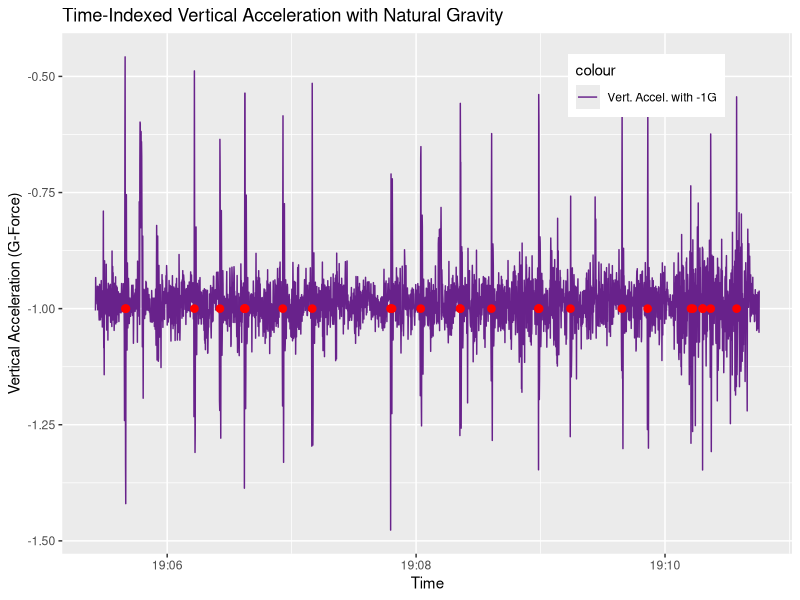
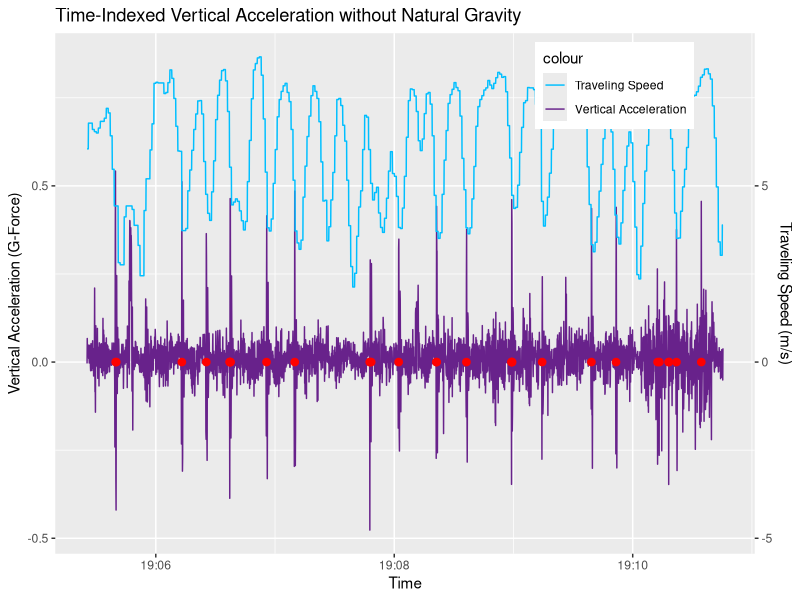
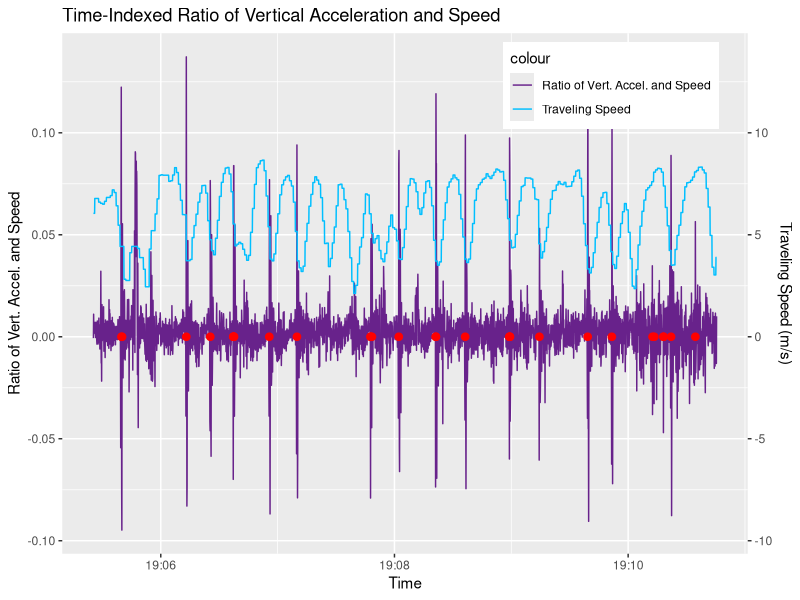
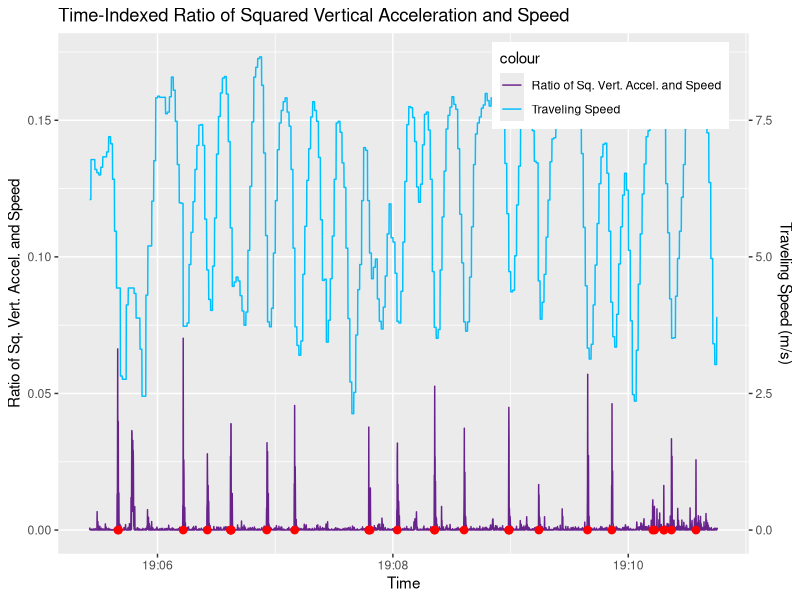
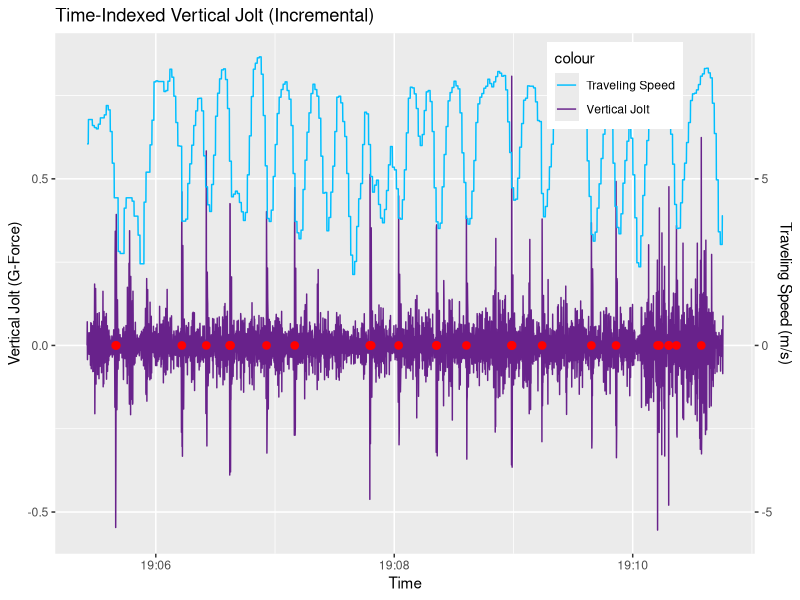
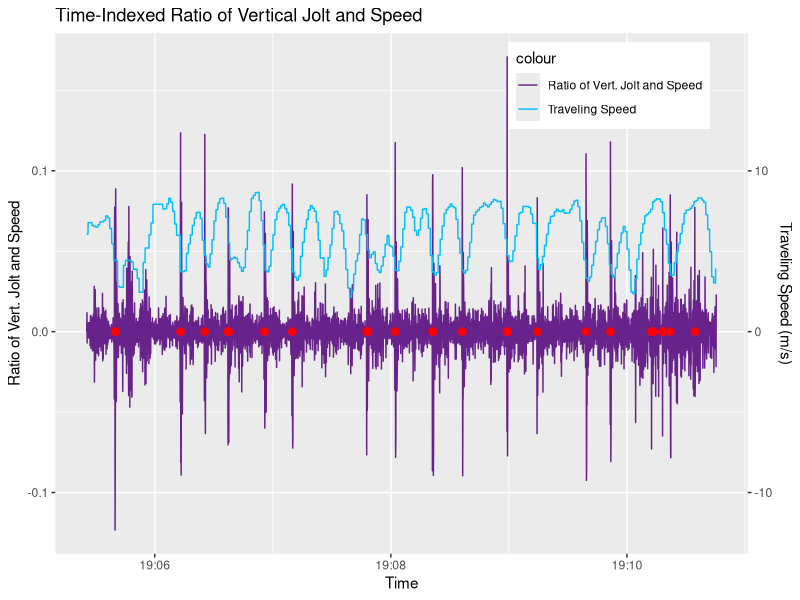
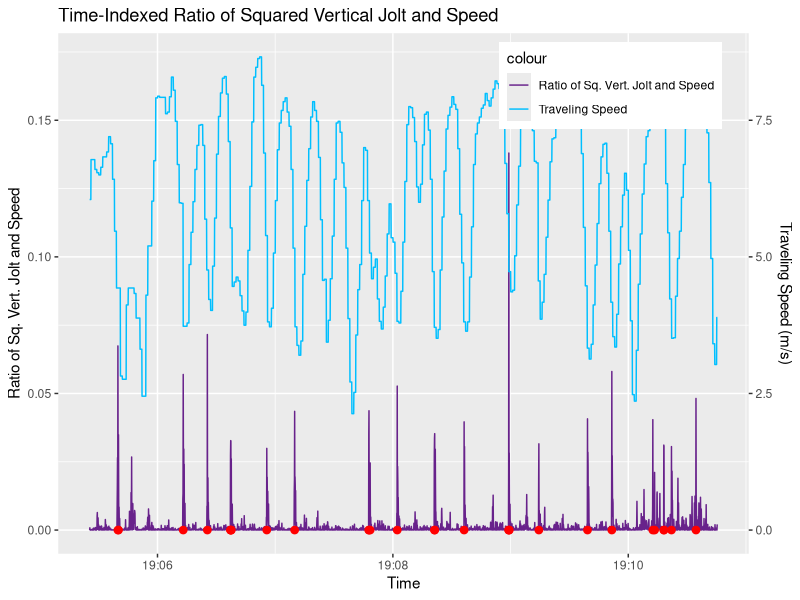
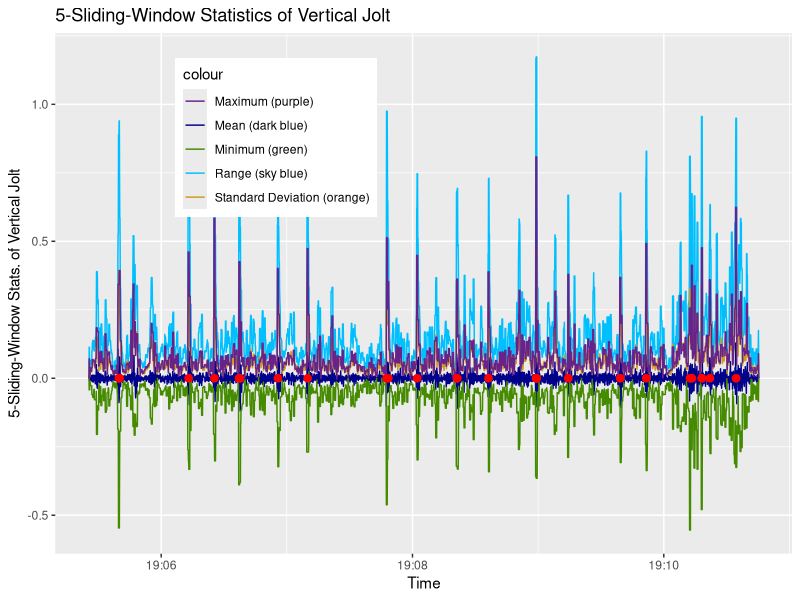

Write the R code that produced these figures, in order.
## ---- chunk 1
knitr::opts_chunk$set(echo = TRUE)
## ---- chunk 2
# load data file
if (!exists("LAV.raw")) {
    LAV.raw <- read.csv("./los_angeles_video.csv")
}
print(nrow(LAV.raw))
## ---- chunk 3
LAV.valid = LAV.raw[, c("Date", "Latitude", "Longitude", "Speed")]
# validate DateTime format
LAV.valid$Date <- as.POSIXct(LAV.valid$Date, format="%Y-%m-%d %H:%M:%OS")
# specify orientation of accelration
LAV.valid$forw_accel = LAV.raw$X
LAV.valid$hori_accel = LAV.raw$Y
LAV.valid$vert_accel_G = LAV.raw$Z
# mark speed bumps
for (i in 1:nrow(LAV.valid)) {
    LAV.valid$speedbump[i] = "no"
}
for (i in c(28, 29, 444, 447, 777, 900, 1018, 1019, 1020, 1022, 1203, 1345, 1723, 1724, 1730, 1868, 2058, 2059, 2209, 2436, 2437, 2439, 2590, 2838, 2962, 3171, 3180, 3227, 3228, 3266, 3391, 3564, 3603, 3925, 4007)) {
    LAV.valid$speedbump[i] = "yes"
}
LAV.valid <- LAV.valid[300:3500, ]
## ---- chunk 4
require(ggplot2)
LAV.vert_accel_G.plot <- ggplot(LAV.valid, aes(x = Date))
LAV.vert_accel_G.plot <- LAV.vert_accel_G.plot + geom_line(aes(y = vert_accel_G, colour = "Vert. Accel. with -1G"))
LAV.vert_accel_G.plot <- LAV.vert_accel_G.plot + scale_colour_manual(values = c("darkorchid4"))
LAV.vert_accel_G.plot <- LAV.vert_accel_G.plot + xlab("Time") 
LAV.vert_accel_G.plot <- LAV.vert_accel_G.plot + ylab("Vertical Acceleration (G-Force)") 
LAV.vert_accel_G.plot <- LAV.vert_accel_G.plot + ggtitle("Time-Indexed Vertical Acceleration with Natural Gravity")
LAV.vert_accel_G.plot <- LAV.vert_accel_G.plot + theme(legend.position = c(0.8, 0.9))
for (i in 1:nrow(LAV.valid)) {
    if (LAV.valid$speedbump[i] == "yes") {
        LAV.vert_accel_G.plot <- LAV.vert_accel_G.plot + 
            annotate("pointrange", x = LAV.valid$Date[i], y = -1, ymin = -1, ymax = -1, colour = "red", size = 0.4)
    }
}
print(LAV.vert_accel_G.plot)
## ---- chunk 5
# remove natural gravity in vertical acceleration
LAV.valid$vert_accel = LAV.valid$vert_accel_G + 1
## ---- chunk 6
require(ggplot2)
LAV.vert_accel.plot <- ggplot(LAV.valid, aes(x = Date))
LAV.vert_accel.plot <- LAV.vert_accel.plot + geom_line(aes(y = vert_accel, colour = "Vertical Acceleration"))
LAV.vert_accel.plot <- LAV.vert_accel.plot + geom_line(aes(y = Speed / 10, colour = "Traveling Speed"))
LAV.vert_accel.plot <- LAV.vert_accel.plot + scale_y_continuous(sec.axis = sec_axis(~.*10, name = "Traveling Speed (m/s)"))
LAV.vert_accel.plot <- LAV.vert_accel.plot + scale_colour_manual(values = c("deepskyblue", "darkorchid4"))
LAV.vert_accel.plot <- LAV.vert_accel.plot + xlab("Time") 
LAV.vert_accel.plot <- LAV.vert_accel.plot + ylab("Vertical Acceleration (G-Force)") 
LAV.vert_accel.plot <- LAV.vert_accel.plot + ggtitle("Time-Indexed Vertical Acceleration without Natural Gravity")
LAV.vert_accel.plot <- LAV.vert_accel.plot + theme(legend.position = c(0.8, 0.9))
for (i in 1:nrow(LAV.valid)) {
    if (LAV.valid$speedbump[i] == "yes") {
        LAV.vert_accel.plot <- LAV.vert_accel.plot + 
            annotate("pointrange", x = LAV.valid$Date[i], y = 0, ymin = 0, ymax = 0, colour = "red", size = 0.4)
    }
}
print(LAV.vert_accel.plot)
## ---- chunk 7
# calculate ratio between vertical acceleration and speed
for (i in 1:nrow(LAV.valid)) {
    if (LAV.valid$Speed[i] == 0) {
        LAV.valid$vert_accel_ratio_speed[i] = 0
    }
    else {
        LAV.valid$vert_accel_ratio_speed[i] = LAV.valid$vert_accel[i] / LAV.valid$Speed[i]
    }
}
## ---- chunk 8
require(ggplot2)
LAV.vert_accel_ratio_speed.plot <- ggplot(LAV.valid, aes(x = Date))
LAV.vert_accel_ratio_speed.plot <- LAV.vert_accel_ratio_speed.plot + geom_line(aes(y = vert_accel_ratio_speed, colour = "Ratio of Vert. Accel. and Speed"))
LAV.vert_accel_ratio_speed.plot <- LAV.vert_accel_ratio_speed.plot + geom_line(aes(y = Speed / 100, colour = "Traveling Speed"))
LAV.vert_accel_ratio_speed.plot <- LAV.vert_accel_ratio_speed.plot + scale_y_continuous(sec.axis = sec_axis(~.*100, name = "Traveling Speed (m/s)"))
LAV.vert_accel_ratio_speed.plot <- LAV.vert_accel_ratio_speed.plot + scale_colour_manual(values = c("darkorchid4", "deepskyblue"))
LAV.vert_accel_ratio_speed.plot <- LAV.vert_accel_ratio_speed.plot + xlab("Time") 
LAV.vert_accel_ratio_speed.plot <- LAV.vert_accel_ratio_speed.plot + ylab("Ratio of Vert. Accel. and Speed") 
LAV.vert_accel_ratio_speed.plot <- LAV.vert_accel_ratio_speed.plot + ggtitle("Time-Indexed Ratio of Vertical Acceleration and Speed")
LAV.vert_accel_ratio_speed.plot <- LAV.vert_accel_ratio_speed.plot + theme(legend.position = c(0.8, 0.9))
for (i in 1:nrow(LAV.valid)) {
    if (LAV.valid$speedbump[i] == "yes") {
        LAV.vert_accel_ratio_speed.plot <- LAV.vert_accel_ratio_speed.plot + 
            annotate("pointrange", x = LAV.valid$Date[i], y = 0, ymin = 0, ymax = 0, colour = "red", size = 0.4)
    }
}
print(LAV.vert_accel_ratio_speed.plot)
## ---- chunk 9
# calculate ratio between vertical acceleration and speed
for (i in 1:nrow(LAV.valid)) {
    if (LAV.valid$Speed[i] == 0) {
        LAV.valid$sq_vert_accel_ratio_speed[i] = 0
    }
    else {
        LAV.valid$sq_vert_accel_ratio_speed[i] = (LAV.valid$vert_accel[i] * LAV.valid$vert_accel[i]) / LAV.valid$Speed[i]
    }
}
## ---- chunk 10
require(ggplot2)
LAV.sq_vert_accel_ratio_speed.plot <- ggplot(LAV.valid, aes(x = Date))
LAV.sq_vert_accel_ratio_speed.plot <- LAV.sq_vert_accel_ratio_speed.plot + geom_line(aes(y = sq_vert_accel_ratio_speed, colour = "Ratio of Sq. Vert. Accel. and Speed"))
LAV.sq_vert_accel_ratio_speed.plot <- LAV.sq_vert_accel_ratio_speed.plot + geom_line(aes(y = Speed / 50, colour = "Traveling Speed"))
LAV.sq_vert_accel_ratio_speed.plot <- LAV.sq_vert_accel_ratio_speed.plot + scale_y_continuous(sec.axis = sec_axis(~.*50, name = "Traveling Speed (m/s)"))
LAV.sq_vert_accel_ratio_speed.plot <- LAV.sq_vert_accel_ratio_speed.plot + scale_colour_manual(values = c("darkorchid4", "deepskyblue"))
LAV.sq_vert_accel_ratio_speed.plot <- LAV.sq_vert_accel_ratio_speed.plot + xlab("Time") 
LAV.sq_vert_accel_ratio_speed.plot <- LAV.sq_vert_accel_ratio_speed.plot + ylab("Ratio of Sq. Vert. Accel. and Speed") 
LAV.sq_vert_accel_ratio_speed.plot <- LAV.sq_vert_accel_ratio_speed.plot + ggtitle("Time-Indexed Ratio of Squared Vertical Acceleration and Speed")
LAV.sq_vert_accel_ratio_speed.plot <- LAV.sq_vert_accel_ratio_speed.plot + theme(legend.position = c(0.8, 0.9))
for (i in 1:nrow(LAV.valid)) {
    if (LAV.valid$speedbump[i] == "yes") {
        LAV.sq_vert_accel_ratio_speed.plot <- LAV.sq_vert_accel_ratio_speed.plot + 
            annotate("pointrange", x = LAV.valid$Date[i], y = 0, ymin = 0, ymax = 0, colour = "red", size = 0.4)
    }
}
print(LAV.sq_vert_accel_ratio_speed.plot)
## ---- chunk 11
# calculate vertical jolt
for (i in 1:nrow(LAV.valid)) {
    if (i == 1) {
        LAV.valid$vert_jolt[i] = 0
    }
    else {
        LAV.valid$vert_jolt[i] = LAV.valid$vert_accel[i] - LAV.valid$vert_accel[i - 1]
    }
}
## ---- chunk 12
require(ggplot2)
LAV.vert_jolt.plot <- ggplot(LAV.valid, aes(x = Date))
LAV.vert_jolt.plot <- LAV.vert_jolt.plot + geom_line(aes(y = vert_jolt, colour = "Vertical Jolt"))
LAV.vert_jolt.plot <- LAV.vert_jolt.plot + geom_line(aes(y = Speed / 10, colour = "Traveling Speed"))
LAV.vert_jolt.plot <- LAV.vert_jolt.plot + scale_y_continuous(sec.axis = sec_axis(~.*10, name = "Traveling Speed (m/s)"))
LAV.vert_jolt.plot <- LAV.vert_jolt.plot + scale_colour_manual(values = c("deepskyblue", "darkorchid4"))
LAV.vert_jolt.plot <- LAV.vert_jolt.plot + xlab("Time") 
LAV.vert_jolt.plot <- LAV.vert_jolt.plot + ylab("Vertical Jolt (G-Force)") 
LAV.vert_jolt.plot <- LAV.vert_jolt.plot + ggtitle("Time-Indexed Vertical Jolt (Incremental)")
LAV.vert_jolt.plot <- LAV.vert_jolt.plot + theme(legend.position = c(0.8, 0.9))
for (i in 1:nrow(LAV.valid)) {
    if (LAV.valid$speedbump[i] == "yes") {
        LAV.vert_jolt.plot <- LAV.vert_jolt.plot + 
            annotate("pointrange", x = LAV.valid$Date[i], y = 0, ymin = 0, ymax = 0, colour = "red", size = 0.4)
    }
}
print(LAV.vert_jolt.plot)
## ---- chunk 13
# calculate ratio between vertical jolt and speed
for (i in 1:nrow(LAV.valid)) {
    if (LAV.valid$Speed[i] == 0) {
        LAV.valid$vert_jolt_ratio_speed[i] = 0
    }
    else {
        LAV.valid$vert_jolt_ratio_speed[i] = LAV.valid$vert_jolt[i] / LAV.valid$Speed[i]
    }
}
## ---- chunk 14
require(ggplot2)
LAV.vert_jolt_ratio_speed.plot <- ggplot(LAV.valid, aes(x = Date))
LAV.vert_jolt_ratio_speed.plot <- LAV.vert_jolt_ratio_speed.plot + geom_line(aes(y = vert_jolt_ratio_speed, colour = "Ratio of Vert. Jolt and Speed"))
LAV.vert_jolt_ratio_speed.plot <- LAV.vert_jolt_ratio_speed.plot + geom_line(aes(y = Speed / 100, colour = "Traveling Speed"))
LAV.vert_jolt_ratio_speed.plot <- LAV.vert_jolt_ratio_speed.plot + scale_y_continuous(sec.axis = sec_axis(~.*100, name = "Traveling Speed (m/s)"))
LAV.vert_jolt_ratio_speed.plot <- LAV.vert_jolt_ratio_speed.plot + scale_colour_manual(values = c("darkorchid4", "deepskyblue"))
LAV.vert_jolt_ratio_speed.plot <- LAV.vert_jolt_ratio_speed.plot + xlab("Time") 
LAV.vert_jolt_ratio_speed.plot <- LAV.vert_jolt_ratio_speed.plot + ylab("Ratio of Vert. Jolt and Speed") 
LAV.vert_jolt_ratio_speed.plot <- LAV.vert_jolt_ratio_speed.plot + ggtitle("Time-Indexed Ratio of Vertical Jolt and Speed")
LAV.vert_jolt_ratio_speed.plot <- LAV.vert_jolt_ratio_speed.plot + theme(legend.position = c(0.8, 0.9))
for (i in 1:nrow(LAV.valid)) {
    if (LAV.valid$speedbump[i] == "yes") {
        LAV.vert_jolt_ratio_speed.plot <- LAV.vert_jolt_ratio_speed.plot + 
            annotate("pointrange", x = LAV.valid$Date[i], y = 0, ymin = 0, ymax = 0, colour = "red", size = 0.4)
    }
}
print(LAV.vert_jolt_ratio_speed.plot)
## ---- chunk 15
# calculate ratio between vertical jolt and speed
for (i in 1:nrow(LAV.valid)) {
    if (LAV.valid$Speed[i] == 0) {
        LAV.valid$sq_vert_jolt_ratio_speed[i] = 0
    }
    else {
        LAV.valid$sq_vert_jolt_ratio_speed[i] = (LAV.valid$vert_jolt[i] * LAV.valid$vert_jolt[i]) / LAV.valid$Speed[i]
    }
}
## ---- chunk 16
require(ggplot2)
LAV.sq_vert_jolt_ratio_speed.plot <- ggplot(LAV.valid, aes(x = Date))
LAV.sq_vert_jolt_ratio_speed.plot <- LAV.sq_vert_jolt_ratio_speed.plot + geom_line(aes(y = sq_vert_jolt_ratio_speed, colour = "Ratio of Sq. Vert. Jolt and Speed"))
LAV.sq_vert_jolt_ratio_speed.plot <- LAV.sq_vert_jolt_ratio_speed.plot + geom_line(aes(y = Speed / 50, colour = "Traveling Speed"))
LAV.sq_vert_jolt_ratio_speed.plot <- LAV.sq_vert_jolt_ratio_speed.plot + scale_y_continuous(sec.axis = sec_axis(~.*50, name = "Traveling Speed (m/s)"))
LAV.sq_vert_jolt_ratio_speed.plot <- LAV.sq_vert_jolt_ratio_speed.plot + scale_colour_manual(values = c("darkorchid4", "deepskyblue"))
LAV.sq_vert_jolt_ratio_speed.plot <- LAV.sq_vert_jolt_ratio_speed.plot + xlab("Time") 
LAV.sq_vert_jolt_ratio_speed.plot <- LAV.sq_vert_jolt_ratio_speed.plot + ylab("Ratio of Sq. Vert. Jolt and Speed") 
LAV.sq_vert_jolt_ratio_speed.plot <- LAV.sq_vert_jolt_ratio_speed.plot + ggtitle("Time-Indexed Ratio of Squared Vertical Jolt and Speed")
LAV.sq_vert_jolt_ratio_speed.plot <- LAV.sq_vert_jolt_ratio_speed.plot + theme(legend.position = c(0.8, 0.9))
for (i in 1:nrow(LAV.valid)) {
    if (LAV.valid$speedbump[i] == "yes") {
        LAV.sq_vert_jolt_ratio_speed.plot <- LAV.sq_vert_jolt_ratio_speed.plot + 
            annotate("pointrange", x = LAV.valid$Date[i], y = 0, ymin = 0, ymax = 0, colour = "red", size = 0.4)
    }
}
print(LAV.sq_vert_jolt_ratio_speed.plot)
## ---- chunk 17
# calculate 5-sliding-window mean of vertical jolt
for (i in 3:nrow(LAV.valid)-2) {
    LAV.valid$vert_jolt_mean[i] = mean(c(LAV.valid$vert_jolt[i-2], 
                                        LAV.valid$vert_jolt[i-1], 
                                        LAV.valid$vert_jolt[i], 
                                        LAV.valid$vert_jolt[i+1], 
                                        LAV.valid$vert_jolt[i+2]))
}
LAV.valid$vert_jolt_mean[1] = 0
LAV.valid$vert_jolt_mean[2] = 0
LAV.valid$vert_jolt_mean[nrow(LAV.valid) - 1] = 0
LAV.valid$vert_jolt_mean[nrow(LAV.valid)] = 0
# calculate 5-sliding-window standard deviation of vertical jolt
for (i in 3:nrow(LAV.valid)-2) {
    LAV.valid$vert_jolt_sd[i] = sd(c(LAV.valid$vert_jolt[i-2], 
                                        LAV.valid$vert_jolt[i-1], 
                                        LAV.valid$vert_jolt[i], 
                                        LAV.valid$vert_jolt[i+1], 
                                        LAV.valid$vert_jolt[i+2]))
}
LAV.valid$vert_jolt_sd[1] = 0
LAV.valid$vert_jolt_sd[2] = 0
LAV.valid$vert_jolt_sd[nrow(LAV.valid) - 1] = 0
LAV.valid$vert_jolt_sd[nrow(LAV.valid)] = 0
# calculate 5-sliding-window minimum of vertical jolt
for (i in 3:nrow(LAV.valid)-2) {
    LAV.valid$vert_jolt_min[i] = min(c(LAV.valid$vert_jolt[i-2], 
                                        LAV.valid$vert_jolt[i-1], 
                                        LAV.valid$vert_jolt[i], 
                                        LAV.valid$vert_jolt[i+1], 
                                        LAV.valid$vert_jolt[i+2]))
}
LAV.valid$vert_jolt_min[1] = 0
LAV.valid$vert_jolt_min[2] = 0
LAV.valid$vert_jolt_min[nrow(LAV.valid) - 1] = 0
LAV.valid$vert_jolt_min[nrow(LAV.valid)] = 0
# calculate 5-sliding-window maxium of vertical jolt
for (i in 3:nrow(LAV.valid)-2) {
    LAV.valid$vert_jolt_max[i] = max(c(LAV.valid$vert_jolt[i-2], 
                                        LAV.valid$vert_jolt[i-1], 
                                        LAV.valid$vert_jolt[i], 
                                        LAV.valid$vert_jolt[i+1], 
                                        LAV.valid$vert_jolt[i+2]))
}
LAV.valid$vert_jolt_max[1] = 0
LAV.valid$vert_jolt_max[2] = 0
LAV.valid$vert_jolt_max[nrow(LAV.valid) - 1] = 0
LAV.valid$vert_jolt_max[nrow(LAV.valid)] = 0
# calculate 5-sliding-window range of vertical jolt
LAV.valid$vert_jolt_range = LAV.valid$vert_jolt_max - LAV.valid$vert_jolt_min
## ---- chunk 18
require(ggplot2)
LAV.vert_jolt_5.plot <- ggplot(LAV.valid, aes(x = Date))
LAV.vert_jolt_5.plot <- LAV.vert_jolt_5.plot + geom_line(aes(y = vert_jolt_range, colour = "Range (sky blue)"))
LAV.vert_jolt_5.plot <- LAV.vert_jolt_5.plot + geom_line(aes(y = vert_jolt_mean, colour = "Mean (dark blue)"))
LAV.vert_jolt_5.plot <- LAV.vert_jolt_5.plot + geom_line(aes(y = vert_jolt_sd, colour = "Standard Deviation (orange)"))
LAV.vert_jolt_5.plot <- LAV.vert_jolt_5.plot + geom_line(aes(y = vert_jolt_min, colour = "Minimum (green)"))
LAV.vert_jolt_5.plot <- LAV.vert_jolt_5.plot + geom_line(aes(y = vert_jolt_max, colour = "Maximum (purple)"))
LAV.vert_jolt_5.plot <- LAV.vert_jolt_5.plot + scale_colour_manual(values = c("darkorchid4", "blue4", "chartreuse4", "deepskyblue", "goldenrod3"))
LAV.vert_jolt_5.plot <- LAV.vert_jolt_5.plot + theme(legend.position = c(0.3, 0.8))
LAV.vert_jolt_5.plot <- LAV.vert_jolt_5.plot + xlab("Time") 
LAV.vert_jolt_5.plot <- LAV.vert_jolt_5.plot + ylab("5-Sliding-Window Stats. of Vertical Jolt") 
LAV.vert_jolt_5.plot <- LAV.vert_jolt_5.plot + ggtitle("5-Sliding-Window Statistics of Vertical Jolt")
for (i in 1:nrow(LAV.valid)) {
    if (LAV.valid$speedbump[i] == "yes") {
        LAV.vert_jolt_5.plot <- LAV.vert_jolt_5.plot + 
            annotate("pointrange", x = LAV.valid$Date[i], y = 0, ymin = 0, ymax = 0, colour = "red", size = 0.4)
    }
}
print(LAV.vert_jolt_5.plot)
## ---- chunk 19
require(ggplot2)
LAV.comparative.plot <- ggplot(LAV.valid, aes(x = Date))
LAV.comparative.plot <- LAV.comparative.plot + geom_line(aes(y = Speed / 50, colour = "Traveling Speed"))
#LAV.comparative.plot <- LAV.comparative.plot + geom_line(aes(y = vert_accel, colour = "Vertical Acceleration"))
#LAV.comparative.plot <- LAV.comparative.plot + geom_line(aes(y = vert_jolt, colour = "Vertical Jolt"))
LAV.comparative.plot <- LAV.comparative.plot + geom_line(aes(y = sq_vert_accel_ratio_speed, colour = "Ratio of Sq. Vert. Accel. & Speed"))
LAV.comparative.plot <- LAV.comparative.plot + geom_line(aes(y = -sq_vert_jolt_ratio_speed, colour = "Ratio of Sq. Vert. Jolt & Speed (-)"))
LAV.comparative.plot <- LAV.comparative.plot + scale_y_continuous(sec.axis = sec_axis(~.*50, name = "Traveling Speed (m/s)"))
LAV.comparative.plot <- LAV.comparative.plot + scale_colour_manual(values = c("darkorchid4", "goldenrod3", "deepskyblue"))
LAV.comparative.plot <- LAV.comparative.plot + xlab("Time") 
LAV.comparative.plot <- LAV.comparative.plot + ylab("Ratios") 
LAV.comparative.plot <- LAV.comparative.plot + ggtitle("Comparison of Two Most Promising Factors")
LAV.comparative.plot <- LAV.comparative.plot + theme(legend.position = c(0.35, 0.2))
for (i in 1:nrow(LAV.valid)) {
    if (LAV.valid$speedbump[i] == "yes") {
        LAV.comparative.plot <- LAV.comparative.plot + 
            annotate("pointrange", x = LAV.valid$Date[i], y = 0, ymin = 0, ymax = 0, colour = "red", size = 0.4)
    }
}
print(LAV.comparative.plot)
## ---- chunk 20
jpeg("./Epoch1_LAV.vert_accel_G.plot.jpeg", width = 1200, height = 750, units = "px")
print(LAV.vert_accel_G.plot)
dev.off()

jpeg("./Epoch2_LAV.vert_accel.plot.jpeg", width = 1200, height = 750, units = "px")
print(LAV.vert_accel.plot)
dev.off()

jpeg("./Epoch3_LAV.vert_accel_ratio_speed.plot.jpeg", width = 1200, height = 750, units = "px")
print(LAV.vert_accel_ratio_speed.plot)
dev.off()

jpeg("./Epoch4_LAV.sq_vert_accel_ratio_speed.plot.jpeg", width = 1200, height = 750, units = "px")
print(LAV.sq_vert_accel_ratio_speed.plot)
dev.off()

jpeg("./Epoch5_LAV.vert_jolt.plot.jpeg", width = 1200, height = 750, units = "px")
print(LAV.vert_jolt.plot)
dev.off()

jpeg("./Epoch6_LAV.vert_jolt_ratio_speed.plot.jpeg", width = 1200, height = 750, units = "px")
print(LAV.vert_jolt_ratio_speed.plot)
dev.off()

jpeg("./Epoch7_LAV.sq_vert_jolt_ratio_speed.plot.jpeg", width = 1200, height = 750, units = "px")
print(LAV.sq_vert_jolt_ratio_speed.plot)
dev.off()

jpeg("./Epoch8_LAV.vert_jolt_5.plot.jpeg", width = 1200, height = 750, units = "px")
print(LAV.vert_jolt_5.plot)
dev.off()

jpeg("./Epoch9_LAV.comparative.plot.jpeg", width = 1200, height = 750, units = "px")
print(LAV.comparative.plot)
dev.off()

write.csv(LAV.valid, "./los_angeles_video_labeled.csv")
